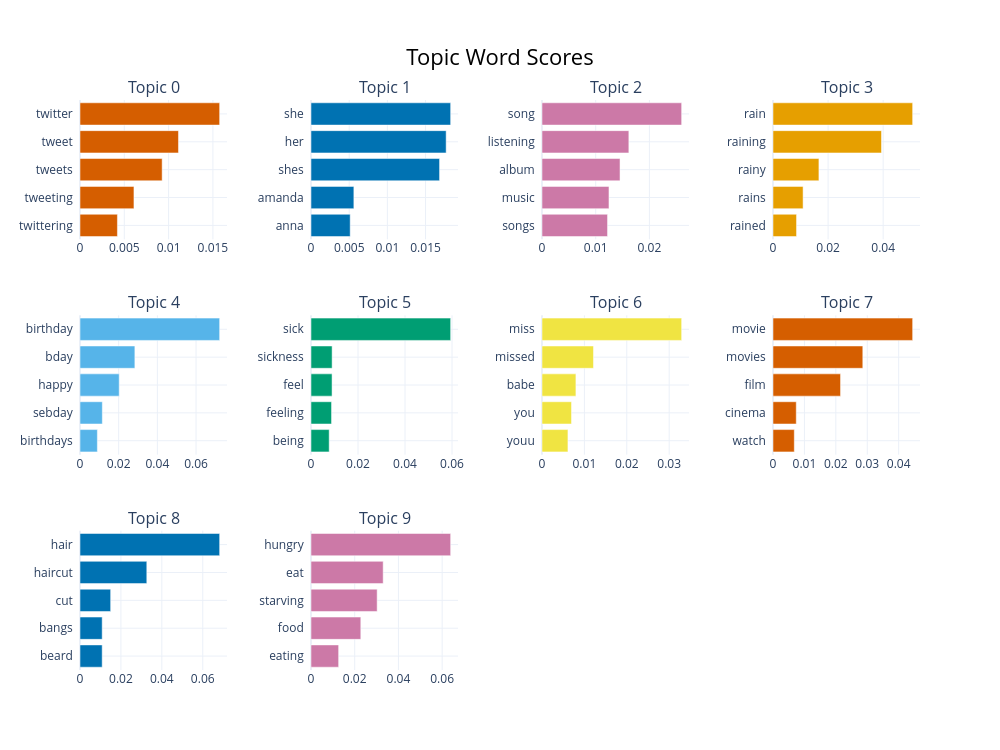

The code cell stored with this chart in its notebook:
### Code cell
topicos_modelo.visualize_barchart(top_n_topics=10)

### Figure 1 — Plotly figure (JSON) as saved in the notebook; plotly's stock layout.template omitted (floating-point values rounded to 4 significant figures)
{"data": [{"marker": {"color": "#D55E00"}, "orientation": "h", "type": "bar", "x": [0.004224, 0.006089, 0.009272, 0.01111, 0.01576], "xaxis": "x", "y": ["twittering  ", "tweeting  ", "tweets  ", "tweet  ", "twitter  "], "yaxis": "y"}, {"marker": {"color": "#0072B2"}, "orientation": "h", "type": "bar", "x": [0.005131, 0.005613, 0.01683, 0.0177, 0.01829], "xaxis": "x2", "y": ["anna  ", "amanda  ", "shes  ", "her  ", "she  "], "yaxis": "y2"}, {"marker": {"color": "#CC79A7"}, "orientation": "h", "type": "bar", "x": [0.01221, 0.01247, 0.01453, 0.01617, 0.02601], "xaxis": "x3", "y": ["songs  ", "music  ", "album  ", "listening  ", "song  "], "yaxis": "y3"}, {"marker": {"color": "#E69F00"}, "orientation": "h", "type": "bar", "x": [0.008549, 0.01092, 0.01667, 0.0394, 0.05071], "xaxis": "x4", "y": ["rained  ", "rains  ", "rainy  ", "raining  ", "rain  "], "yaxis": "y4"}, {"marker": {"color": "#56B4E9"}, "orientation": "h", "type": "bar", "x": [0.008982, 0.01155, 0.02027, 0.02837, 0.07221], "xaxis": "x5", "y": ["birthdays  ", "sebday  ", "happy  ", "bday  ", "birthday  "], "yaxis": "y5"}, {"marker": {"color": "#009E73"}, "orientation": "h", "type": "bar", "x": [0.007735, 0.00874, 0.008962, 0.008988, 0.05942], "xaxis": "x6", "y": ["being  ", "feeling  ", "feel  ", "sickness  ", "sick  "], "yaxis": "y6"}, {"marker": {"color": "#F0E442"}, "orientation": "h", "type": "bar", "x": [0.006118, 0.006964, 0.008002, 0.01214, 0.03294], "xaxis": "x7", "y": ["youu  ", "you  ", "babe  ", "missed  ", "miss  "], "yaxis": "y7"}, {"marker": {"color": "#D55E00"}, "orientation": "h", "type": "bar", "x": [0.00678, 0.007403, 0.0215, 0.02858, 0.04445], "xaxis": "x8", "y": ["watch  ", "cinema  ", "film  ", "movies  ", "movie  "], "yaxis": "y8"}, {"marker": {"color": "#0072B2"}, "orientation": "h", "type": "bar", "x": [0.01084, 0.01084, 0.01498, 0.03265, 0.06826], "xaxis": "x9", "y": ["beard  ", "bangs  ", "cut  ", "haircut  ", "hair  "], "yaxis": "y9"}, {"marker": {"color": "#CC79A7"}, "orientation": "h", "type": "bar", "x": [0.01264, 0.02279, 0.03027, 0.03302, 0.0639], "xaxis": "x10", "y": ["eating  ", "food  ", "starving  ", "eat  ", "hungry  "], "yaxis": "y10"}], "layout": {"annotations": [{"font": {"size": 16}, "showarrow": false, "text": "Topic 0", "x": 0.0875, "xanchor": "center", "xref": "paper", "y": 1, "yanchor": "bottom", "yref": "paper"}, {"font": {"size": 16}, "showarrow": false, "text": "Topic 1", "x": 0.3625, "xanchor": "center", "xref": "paper", "y": 1, "yanchor": "bottom", "yref": "paper"}, {"font": {"size": 16}, "showarrow": false, "text": "Topic 2", "x": 0.6375, "xanchor": "center", "xref": "paper", "y": 1, "yanchor": "bottom", "yref": "paper"}, {"font": {"size": 16}, "showarrow": false, "text": "Topic 3", "x": 0.9125, "xanchor": "center", "xref": "paper", "y": 1, "yanchor": "bottom", "yref": "paper"}, {"font": {"size": 16}, "showarrow": false, "text": "Topic 4", "x": 0.0875, "xanchor": "center", "xref": "paper", "y": 0.6222, "yanchor": "bottom", "yref": "paper"}, {"font": {"size": 16}, "showarrow": false, "text": "Topic 5", "x": 0.3625, "xanchor": "center", "xref": "paper", "y": 0.6222, "yanchor": "bottom", "yref": "paper"}, {"font": {"size": 16}, "showarrow": false, "text": "Topic 6", "x": 0.6375, "xanchor": "center", "xref": "paper", "y": 0.6222, "yanchor": "bottom", "yref": "paper"}, {"font": {"size": 16}, "showarrow": false, "text": "Topic 7", "x": 0.9125, "xanchor": "center", "xref": "paper", "y": 0.6222, "yanchor": "bottom", "yref": "paper"}, {"font": {"size": 16}, "showarrow": false, "text": "Topic 8", "x": 0.0875, "xanchor": "center", "xref": "paper", "y": 0.2444, "yanchor": "bottom", "yref": "paper"}, {"font": {"size": 16}, "showarrow": false, "text": "Topic 9", "x": 0.3625, "xanchor": "center", "xref": "paper", "y": 0.2444, "yanchor": "bottom", "yref": "paper"}], "height": 750, "hoverlabel": {"bgcolor": "white", "font": {"family": "Rockwell", "size": 16}}, "showlegend": false, "title": {"font": {"color": "Black", "size": 22}, "text": "Topic Word Scores", "x": 0.5, "xanchor": "center", "yanchor": "top"}, "width": 1000, "xaxis": {"anchor": "y", "domain": [0, 0.175], "showgrid": true}, "xaxis10": {"anchor": "y10", "domain": [0.275, 0.45], "showgrid": true}, "xaxis11": {"anchor": "y11", "domain": [0.55, 0.725], "showgrid": true}, "xaxis12": {"anchor": "y12", "domain": [0.825, 1], "showgrid": true}, "xaxis2": {"anchor": "y2", "domain": [0.275, 0.45], "showgrid": true}, "xaxis3": {"anchor": "y3", "domain": [0.55, 0.725], "showgrid": true}, "xaxis4": {"anchor": "y4", "domain": [0.825, 1], "showgrid": true}, "xaxis5": {"anchor": "y5", "domain": [0, 0.175], "showgrid": true}, "xaxis6": {"anchor": "y6", "domain": [0.275, 0.45], "showgrid": true}, "xaxis7": {"anchor": "y7", "domain": [0.55, 0.725], "showgrid": true}, "xaxis8": {"anchor": "y8", "domain": [0.825, 1], "showgrid": true}, "xaxis9": {"anchor": "y9", "domain": [0, 0.175], "showgrid": true}, "yaxis": {"anchor": "x", "domain": [0.7556, 1], "showgrid": true}, "yaxis10": {"anchor": "x10", "domain": [0, 0.2444], "showgrid": true}, "yaxis11": {"anchor": "x11", "domain": [0, 0.2444], "showgrid": true}, "yaxis12": {"anchor": "x12", "domain": [0, 0.2444], "showgrid": true}, "yaxis2": {"anchor": "x2", "domain": [0.7556, 1], "showgrid": true}, "yaxis3": {"anchor": "x3", "domain": [0.7556, 1], "showgrid": true}, "yaxis4": {"anchor": "x4", "domain": [0.7556, 1], "showgrid": true}, "yaxis5": {"anchor": "x5", "domain": [0.3778, 0.6222], "showgrid": true}, "yaxis6": {"anchor": "x6", "domain": [0.3778, 0.6222], "showgrid": true}, "yaxis7": {"anchor": "x7", "domain": [0.3778, 0.6222], "showgrid": true}, "yaxis8": {"anchor": "x8", "domain": [0.3778, 0.6222], "showgrid": true}, "yaxis9": {"anchor": "x9", "domain": [0, 0.2444], "showgrid": true}}}
